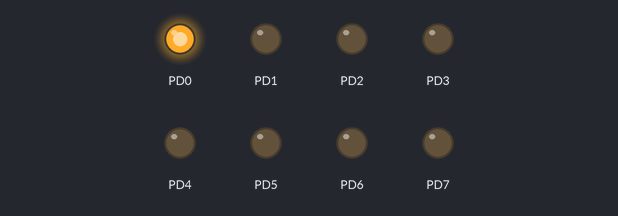
Simulated run of this program. Board: ATmega32, built with avr-gcc and emulated at 16 MHz. Parts: output pins drawn as LEDs (lit = HIGH).

Above: at 0.5 s.
At 2.5 s:
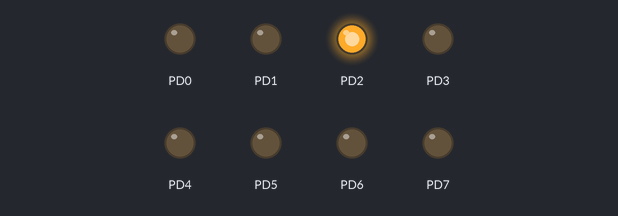
At 3.5 s:
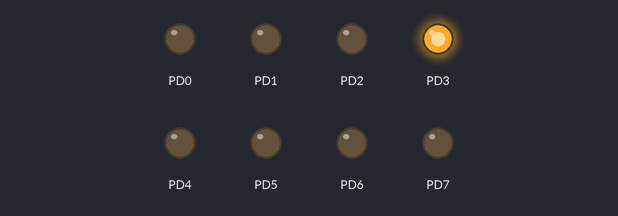
At 4.5 s:
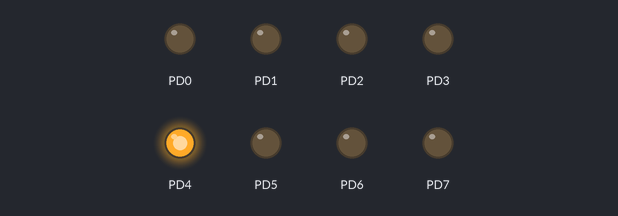
At 6.5 s:
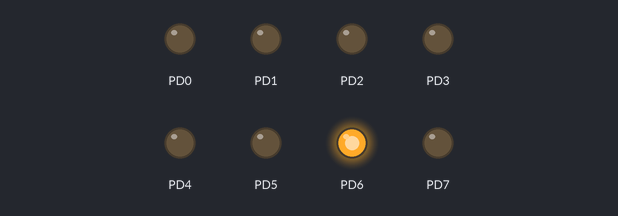
At 9.5 s:
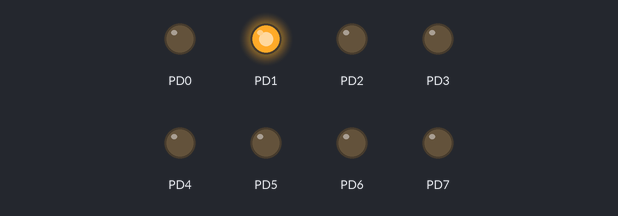
Timing chart, 0 to 10.4 s (numbered marks = the images above):
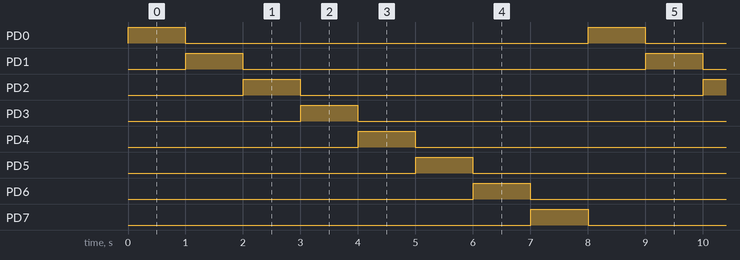

Measured:
- by itself, PD0–7: alternates HIGH for 1.0 s and LOW for 7.0 s
- by itself, everything shown: repeats every 8.0 s, in 8 steps

The program:

main.c
```c
/*
 * GccApplication2.c
 *
 * Created: 10/18/2017 12:00:54 PM
 * Author : user-5
 */

#define F_CPU 16000000UL//
#include <avr/io.h>
#include <util/delay.h>


/*void delay_ms(unsigned int ms)
{
	while (ms)
	{
		_delay_ms(1.000);
		ms--;
	}
}*/

int main(void)
{
	DDRD = 0xff;//Data direction register
	while (1)

	{

		for (int b=0; b<8; b++)
		{


			PORTD |= (1<<b);//PORT Output
			_delay_ms(1000);
			PORTD &= (0<<b);//PORT Output
			//_delay_ms(1000);

		}


	}
	return 0;
}
```
